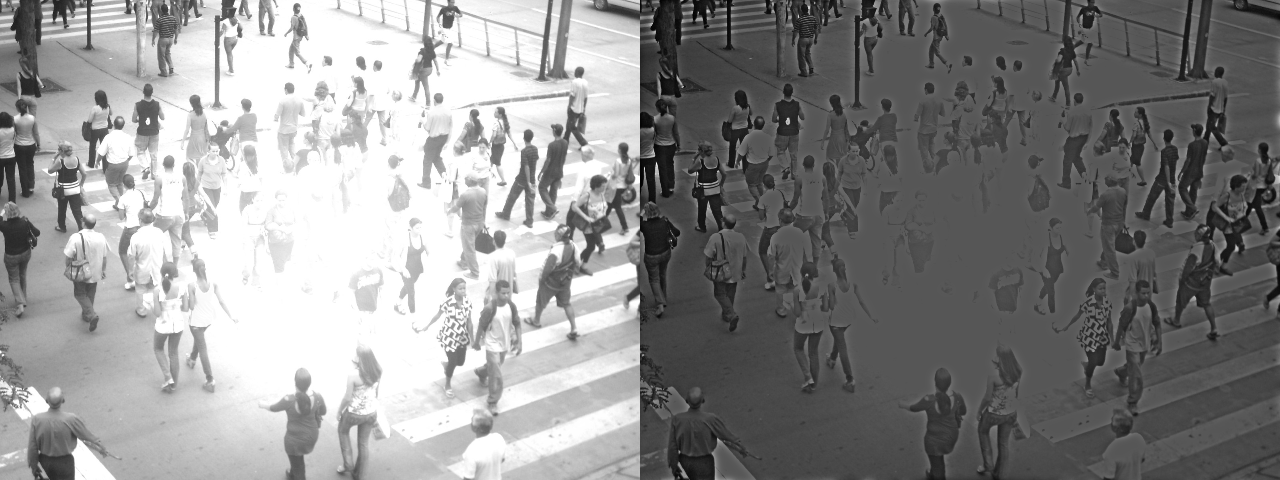
//> input picture FiltroHomomorfico/image4155.png, 1280 x 480 px, given in place of the camera
$ ./main   (built with g++ and OpenCV 4)
//> lines starting //> are read from the running program, lines starting //| are printed output that depends on the picture; after the words box and inside, x2 and y2 are one past the last pixel; in counts of white or black regions, pixels touching at a corner belong together
#include <iostream>
#include <opencv2/opencv.hpp>

using namespace cv;
using namespace std;

int main(int argc, char** argv)
{
    Mat image;
    int width, height;
    VideoCapture cap;
    vector<Mat> planes;
    Mat histR;
    int nbins = 256;
    float range[] = {0, 256};
    const float *histrange = { range };
    bool uniform = true;
    bool acummulate = false;
    bool movimento= false;

    cap.open(0);

    if(!cap.isOpened())
    {
        cout << "cameras indisponiveis";
        return -1;
    }

    width  = cap.get(CV_CAP_PROP_FRAME_WIDTH);
    height = cap.get(CV_CAP_PROP_FRAME_HEIGHT);

    cout << "largura = " << width << endl;
    cout << "altura  = " << height << endl;

    int histw = nbins, histh = nbins/2;
    Mat histImgR(histh, histw, CV_8UC3, Scalar(0,0,0));

    vector<Mat> prevHist; // histogramas anteriores
    prevHist.resize(1);
    double contFrame= 0;
    while(1)
    {
        cap >> image;
//> image is the input picture: 480 rows x 1280 cols, CV_8UC3; min 0, max 255, mean 140.1
        resize(image, image, Size(640,480));
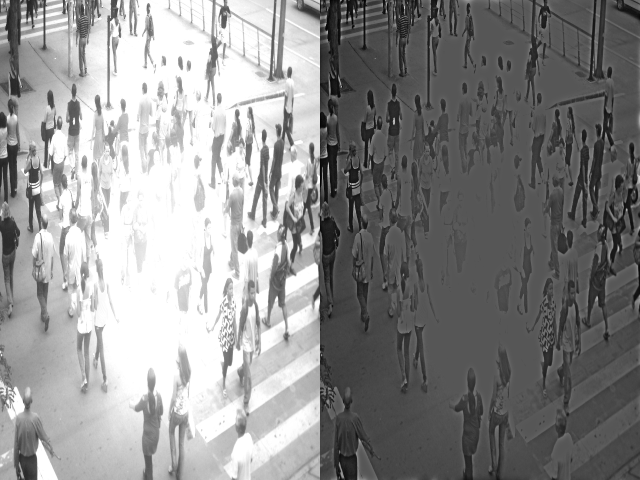
//> image: 480 rows x 640 cols, CV_8UC3; min 1, max 255, mean 140.3
        split (image, planes);
        calcHist(&planes[0], 1, 0, Mat(), histR, 1,
                 &nbins, &histrange,
                 uniform, acummulate);
//> histR = 256 values, max 38553 at index 255, min 0 at index 0, mean 1200
        normalize(histR, histR, 0, histImgR.rows, NORM_MINMAX, -1, Mat());
//> histR = 256 values, max 128 at index 255, min 0 at index 0, mean 3.98
        histImgR.setTo(Scalar(0));
        for(int i=0; i<nbins; i++)
        {
            line(histImgR, Point(i, histh),
                 Point(i, histh-cvRound(histR.at<float>(i))),
                 Scalar(0, 0, 255), 1, 8, 0);
        }
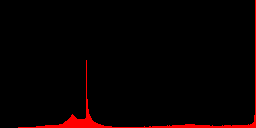
//> histImgR: 128 rows x 256 cols, CV_8UC3; mean B, G, R 0, 0, 7.9
        histImgR.copyTo(image(Rect(0, 0,nbins, histh)));
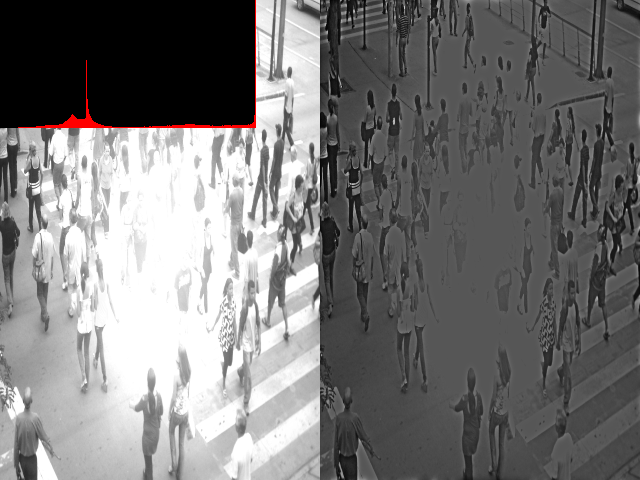
//> image: 480 rows x 640 cols, CV_8UC3; 10.67% of pixels changed, all inside (x1, y1, x2, y2) = (0, 0, 256, 128)
        if(prevHist[0].data) // verifica se ja existe histograma anterior
        {
            movimento= false; // movimento inicialmente falso
            // verifica se existe uma diferenca muito grande
            if(compareHist(histR, prevHist[0], CV_COMP_CHISQR)>100)
                movimento= true;
        }
        if(movimento) // se tiver movimento escreve na tela
        {
            putText(image, "Movimento Detectado.", cvPoint(1,150),
                FONT_HERSHEY_COMPLEX_SMALL, 0.8, cvScalar(0,0,250), 1, CV_AA);
        }
        if(contFrame>15) // atualiza histograma de comparacao a cada 15 frames
        {
            contFrame= 0;
            prevHist[0]= histR.clone(); // copia o histograma
        }
        contFrame++;
        imshow("image", image);
        if(waitKey(30) >= 0) break;
//> the Esc key is pressed
    }
    return 0;
}
